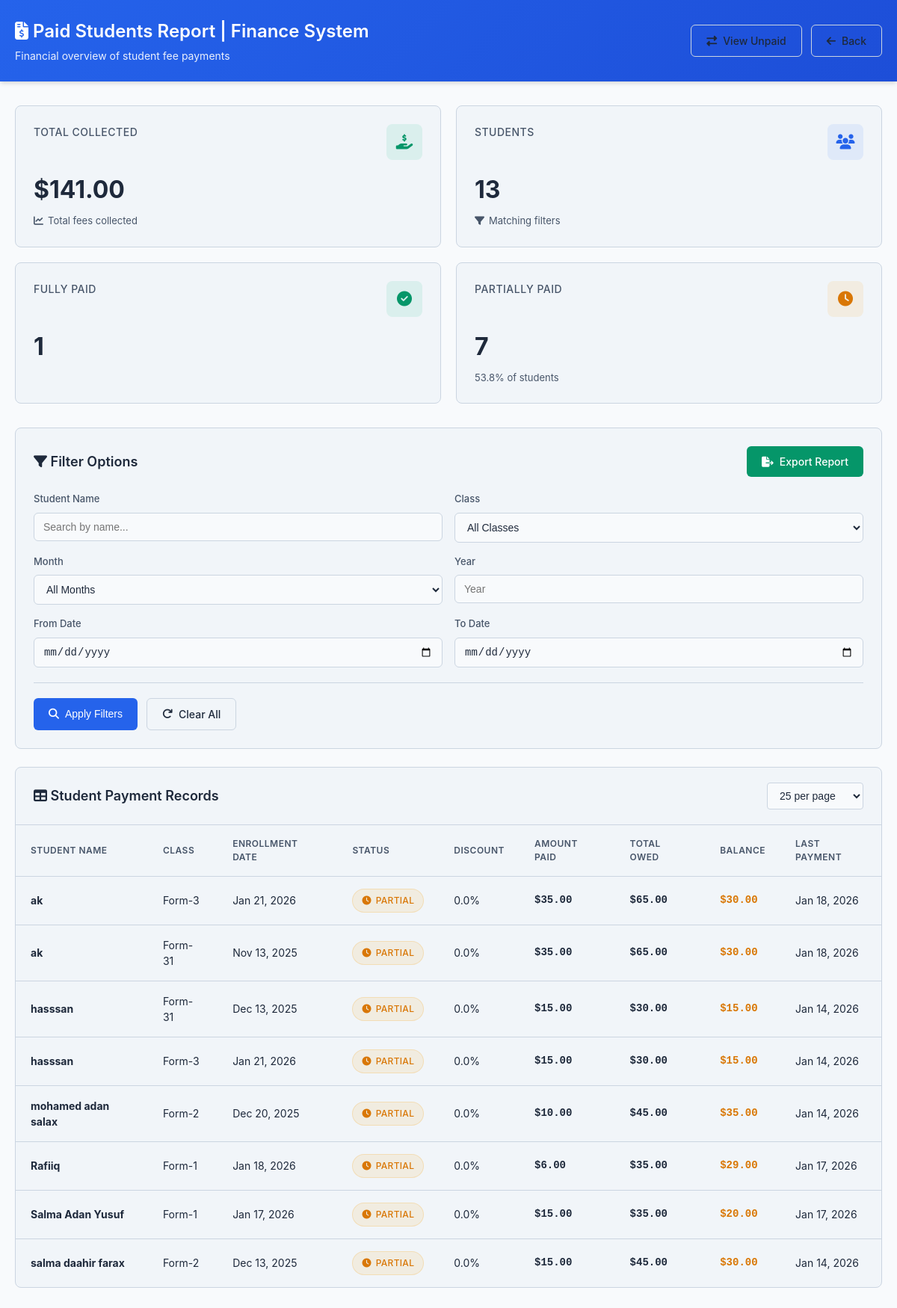
The app's page /views/admin/fees/paid_fees.php (signed in) with its own data.
### tables this page shows
CREATE TABLE `app_settings` (
  `id` int(11) NOT NULL,
  `app_name` varchar(150) DEFAULT 'Admin Panel',
  `logo_path` varchar(255) DEFAULT NULL,
  `show_type` enum('text','logo') DEFAULT 'text',
  `updated_at` timestamp NOT NULL DEFAULT current_timestamp() ON UPDATE current_timestamp(),
  `language_id` int(11) DEFAULT 1
);

CREATE TABLE `students` (
  `id` int(11) NOT NULL,
  `name` varchar(244) NOT NULL,
  `admission_date` date DEFAULT NULL,
  `dob` date DEFAULT NULL,
  `gender` enum('male','female') DEFAULT 'male',
  `address` text DEFAULT NULL,
  `guardian_name` varchar(200) DEFAULT NULL,
  `guardian_phone` varchar(50) DEFAULT NULL,
  `guardian_email` varchar(150) DEFAULT NULL,
  `created_at` timestamp NOT NULL DEFAULT current_timestamp()
);

CREATE TABLE `classes` (
  `id` int(11) NOT NULL,
  `name` varchar(150) NOT NULL,
  `created_at` timestamp NOT NULL DEFAULT current_timestamp(),
  `section_id` int(11) DEFAULT NULL
);

### views/admin/fees/paid_fees.php (the view, shortened to what this page needs)
<?php
require_once __DIR__ . '/../../../config/db.php';
$settings = $conn->query("SELECT language_id FROM app_settings ORDER BY id DESC LIMIT 1")->fetch_assoc();
$currentLangId = $settings['language_id'] ?? 1;
function t($key, $replacements = []) {
    global $translations, $currentLangId;
    $text = $translations[$currentLangId][$key] ?? $key;
    return $text;
}
$allowedLimits = [20, 25, 30, 50, 70, 100];
$perPage = isset($_GET['limit']) && in_array((int)$_GET['limit'], $allowedLimits)
    ? (int)$_GET['limit']
    : 25;
$page = isset($_GET['page']) && (int)$_GET['page'] > 0
    ? (int)$_GET['page']
    : 1;
$offset = ($page - 1) * $perPage;
$filterYear  = isset($_GET['year'])  ? (int)$_GET['year']  : '';
$searchName  = trim($_GET['search'] ?? '');
$defaultClassFees = [
    5 => 10,
    'default' => 15
];
$where = [];
$whereSql = $where ? 'WHERE ' . implode(' AND ', $where) : '';
$students = $conn->query("
    SELECT DISTINCT s.id student_id, s.name student_name,
           c.id class_id, c.name class_name,
           cs.created_at enrolled_at
    FROM students s
    JOIN class_students cs ON cs.student_id = s.id
    JOIN classes c ON c.id = cs.class_id
    $whereSql
    ORDER BY s.name ASC
    LIMIT $perPage OFFSET $offset
");
$studentFeesRes = $conn->query("
    SELECT student_id, SUM(paid_amount) as total_paid, MAX(created_at) as last_payment_date
    FROM student_fees
    GROUP BY student_id
    ORDER BY last_payment_date DESC
");
$studentTotalPayments = [];
$lastPaymentDates = [];
while ($sf = $studentFeesRes->fetch_assoc()) {
    $studentTotalPayments[$sf['student_id']] = (float)$sf['total_paid'];
    $lastPaymentDates[$sf['student_id']] = $sf['last_payment_date'];
}
$studentDiscounts = [];
$studentsData = [];
if ($students && $students->num_rows > 0) {
    while ($s = $students->fetch_assoc()) {
        $studentsData[] = $s;
    }
}
$totalPaidMoney = 0;
$totalFullyPaid = 0;
$totalPartiallyPaid = 0;
$studentCalculations = [];
if (!empty($studentsData)) {
    foreach ($studentsData as $s) {
        $studentId = $s['student_id'];
        $totalPaid = $studentTotalPayments[$studentId] ?? 0;
        if ($totalPaid > 0) {
            $start = new DateTime(date('Y-m-01', strtotime($s['enrolled_at'])));
            $today = new DateTime(date('Y-m-01'));
            $cursor = clone $start;
            $totalOwed = 0;
            while ($cursor <= $today) {
                $month = (int)$cursor->format('m');
                $year = (int)$cursor->format('Y');
                $fee = $conn->query("
                    SELECT id, amount FROM class_fees
                    WHERE class_id = {$s['class_id']}
                    AND month = $month AND year = $year
                    LIMIT 1
                ")->fetch_assoc();
                $feeAmount = $fee['amount'] ?? ($defaultClassFees[$s['class_id']] ?? $defaultClassFees['default']);
                $discountPercentage = $studentDiscounts[$studentId] ?? 0;
                $finalAmount = $feeAmount - ($feeAmount * $discountPercentage / 100);
                $totalOwed += $finalAmount;
                $cursor->modify('+1 month');
            }
            $studentCalculations[$studentId] = [
                'total_paid' => $totalPaid,
                'total_owed' => $totalOwed,
                'discount' => $studentDiscounts[$studentId] ?? 0,
                'last_payment' => $lastPaymentDates[$studentId] ?? null,
                'status' => $totalPaid >= $totalOwed ? 'paid' : 'partial'
            ];
            $totalPaidMoney += min($totalPaid, $totalOwed);
            if ($studentCalculations[$studentId]['status'] === 'paid') {
                $totalFullyPaid++;
            } else {
                $totalPartiallyPaid++;
            }
        }
    }
}
$filteredTotalQuery = "
    SELECT COUNT(DISTINCT s.id) as filtered_total
    FROM students s
    JOIN class_students cs ON cs.student_id = s.id
    JOIN classes c ON c.id = cs.class_id
    $whereSql
";
$filteredTotalRes = $conn->query($filteredTotalQuery);
$filteredTotalStudents = $filteredTotalRes ? (int)$filteredTotalRes->fetch_assoc()['filtered_total'] : 0;
?>
<!DOCTYPE html>
<html lang="<?= $currentLangId == 2 ? 'ar' : 'en' ?>"
      dir="<?= $currentLangId == 2 ? 'rtl' : 'ltr' ?>">
<head>
    <link rel="stylesheet" href="https://cdnjs.cloudflare.com/ajax/libs/font-awesome/6.4.0/css/all.min.css">
</head>
<body>
    <header class="app-header">
        <div class="container">
            <div class="header-content">
                <div class="page-title">
                    <h1><i class="fas fa-file-invoice-dollar"></i> <?= t('page_title') ?></h1>
                    <p><?= t('page_subtitle') ?></p>
                </div>
                <div class="header-actions">
                    <a href="not_paid.php" class="btn btn-secondary">
                        <i class="fas fa-exchange-alt"></i> <?= t('view_unpaid') ?>
                    </a>
                    <a href="fees.php" class="btn btn-secondary">
                        <i class="fas fa-arrow-left"></i> <?= t('back') ?>
                    </a>
                </div>
            </div>
        </div>
    </header>
    <main class="container">
        <div class="stats-container">
            <div class="stat-card">
                <div class="stat-header">
                    <div class="stat-title"><?= t('total_collected') ?></div>
                    <div class="stat-icon green">
                        <i class="fas fa-hand-holding-usd"></i>
                    </div>
                </div>
                <div class="stat-value">$<?= number_format($totalPaidMoney, 2) ?></div>
                <div class="stat-subtext">
                    <i class="fas fa-chart-line"></i> <?= t('total_fees_collected') ?>
                </div>
            </div>
            <div class="stat-card">
                <div class="stat-header">
                    <div class="stat-title"><?= t('students') ?></div>
                    <div class="stat-icon blue">
                        <i class="fas fa-users"></i>
                    </div>
                </div>
                <div class="stat-value"><?= $filteredTotalStudents ?></div>
                <div class="stat-subtext">
                    <i class="fas fa-filter"></i> <?= t('matching_filters') ?>
                </div>
            </div>
            <div class="stat-card">
                <div class="stat-header">
                    <div class="stat-title"><?= t('fully_paid') ?></div>
                    <div class="stat-icon green">
                        <i class="fas fa-check-circle"></i>
                    </div>
                </div>
                <div class="stat-value"><?= $totalFullyPaid ?></div>
                <div class="stat-subtext">
                </div>
            </div>
            <div class="stat-card">
                <div class="stat-header">
                    <div class="stat-title"><?= t('partially_paid') ?></div>
                    <div class="stat-icon orange">
                        <i class="fas fa-clock"></i>
                    </div>
                </div>
                <div class="stat-value"><?= $totalPartiallyPaid ?></div>
                <div class="stat-subtext">
                    <?= $filteredTotalStudents > 0 ? number_format(($totalPartiallyPaid / $filteredTotalStudents * 100), 1) : '0' ?>% <?= t('of_students') ?>
                </div>
            </div>
        </div>
        <section class="filters-panel">
            <div class="filters-header">
                <h2><i class="fas fa-filter"></i> <?= t('filter_options') ?></h2>
              <a href="paid_fees_report.php?<?= http_build_query($_GET) ?>"
   class="btn btn-success"
   target="_blank">
    <i class="fas fa-file-export"></i> <?= t('export_report') ?>
</a>
            </div>
            <form method="GET" class="filters-form">
                <div class="filters-grid">
                    <div class="filter-group">
                        <label class="filter-label"><?= t('student_name') ?></label>
                        <input type="text" name="search" placeholder="<?= t('search_by_name') ?>"
                               value="<?= htmlspecialchars($searchName) ?>" class="filter-input">
                    </div>
                    <div class="filter-group">
                        <label class="filter-label"><?= t('class') ?></label>
                        <select name="class" class="filter-input">
                            <option value=""><?= t('all_classes') ?></option>
                        </select>
                    </div>
                    <div class="filter-group">
                        <label class="filter-label"><?= t('month') ?></label>
                        <select name="month" class="filter-input">
                            <option value=""><?= t('all_months') ?></option>
                        </select>
                    </div>
                    <div class="filter-group">
                        <label class="filter-label"><?= t('year') ?></label>
                        <input type="number" name="year" placeholder="<?= t('year') ?>"
                               value="<?= $filterYear ?: '' ?>" class="filter-input" min="2000" max="2030">
                    </div>
                    <div class="filter-group">
                            <label class="filter-label"><?= t('from_date') ?></label>
                            <input type="date" name="start_date"
                                value="<?= htmlspecialchars($_GET['start_date'] ?? '') ?>"
                                class="filter-input">
                        </div>
                        <div class="filter-group">
                            <label class="filter-label"><?= t('to_date') ?></label>
                            <input type="date" name="end_date"
                                value="<?= htmlspecialchars($_GET['end_date'] ?? '') ?>"
                                class="filter-input">
                        </div>
                </div>
                <div class="filters-actions">
                    <button type="submit" class="btn btn-primary">
                        <i class="fas fa-search"></i> <?= t('apply_filters') ?>
                    </button>
                    <a href="paid_fees.php" class="btn btn-secondary">
                        <i class="fas fa-redo"></i> <?= t('clear_all') ?>
                    </a>
                </div>
            </form>
        </section>
        <section class="data-table-container">
            <div class="table-header">
                <h2><i class="fas fa-table"></i> <?= t('student_payment_records') ?></h2>
                <div class="table-controls">
                    <form method="GET" class="rows-form">
                        <select name="limit" onchange="this.form.submit()">
                            <?php foreach ([25, 50, 100] as $l): ?>
                                <option value="<?= $l ?>" <?= $l==$perPage?'selected':'' ?>>
                                    <?= $l ?> <?= t('per_page') ?>
                                </option>
                            <?php endforeach; ?>
                        </select>
                    </form>
                </div>
            </div>
            <div class="table-wrapper">
                <table class="data-table">
                    <thead>
                        <tr>
                            <th><?= t('student_name') ?></th>
                            <th><?= t('class') ?></th>
                            <th><?= t('enrollment_date') ?></th>
                            <th><?= t('status') ?></th>
                            <th><?= t('discount') ?></th>
                            <th><?= t('amount_paid') ?></th>
                            <th><?= t('total_owed') ?></th>
                            <th><?= t('balance') ?></th>
                            <th><?= t('last_payment') ?></th>
                        </tr>
                    </thead>
                    <tbody>
                        <?php if (!empty($studentsData)): ?>
                            <?php foreach ($studentsData as $s): ?>
                                <?php
                                $studentId = $s['student_id'];
                                if (isset($studentCalculations[$studentId])):
                                    $calc = $studentCalculations[$studentId];
                                    $balance = max(0, $calc['total_owed'] - $calc['total_paid']);
                                ?>
                                    <tr>
                                        <td><strong><?= htmlspecialchars($s['student_name']) ?></strong></td>
                                        <td><?= htmlspecialchars($s['class_name']) ?></td>
                                        <td><?= date('M d, Y', strtotime($s['enrolled_at'])) ?></td>
                                        <td>
                                            <span class="status-badge status-<?= $calc['status'] ?>">
                                                <i class="fas fa-<?= $calc['status'] === 'paid' ? 'check' : 'clock' ?>"></i>
                                                <?= $calc['status'] === 'paid' ? t('paid') : t('partial') ?>
                                            </span>
                                        </td>
                                        <td><?= number_format($calc['discount'], 1) ?>%</td>
                                        <td class="amount-cell amount-paid">$<?= number_format($calc['total_paid'], 2) ?></td>
                                        <td class="amount-cell amount-total">$<?= number_format($calc['total_owed'], 2) ?></td>
                                        <td class="amount-cell" style="color: <?= $balance > 0 ? 'var(--warning)' : 'var(--success)' ?>">
                                            $<?= number_format($balance, 2) ?>
                                        </td>
                                        <td class="payment-date">
                                            <?= $calc['last_payment'] ? date('M d, Y', strtotime($calc['last_payment'])) : t('no_payments') ?>
                                        </td>
                                    </tr>
                                <?php endif; ?>
                            <?php endforeach; ?>
                        <?php endif; ?>
                    </tbody>
                </table>
            </div>
        </section>
    </main>
</body>
</html>

### records on screen
app_settings: language "Paid Students Report | Finance System", language "Financial overview of student fee payments", language "View Unpaid", language "Back", language "TOTAL COLLECTED", language "Total fees collected", language "STUDENTS", language "Matching filters", language "FULLY PAID", language "PARTIALLY PAID", language "of students", language "Filter Options", language "Export Report", language "Student Name", search "Search by name...", language "Class", class "All Classes", language "Month", month "All Months", language "Year", year "Year", language "From Date", language "To Date", language "Apply Filters", language "Clear All", language "Student Payment Records", language "STUDENT NAME", language "CLASS", language "ENROLLMENT DATE", language "STATUS", language "DISCOUNT", language "AMOUNT PAID", language "TOTAL OWED", language "BALANCE", language "LAST PAYMENT", language "PARTIAL"
students: name "ak", classes.name "Form-3", enrolled_at "Jan 21, 2026", id "0.0", id "35.00", id "65.00", id "30.00", id "Jan 18, 2026", classes.name "Form-31", enrolled_at "Nov 13, 2025"
students: name "hasssan", classes.name "Form-31", enrolled_at "Dec 13, 2025", id "0.0", id "15.00", id "30.00", id "Jan 14, 2026", classes.name "Form-3", enrolled_at "Jan 21, 2026"
students: name "mohamed adan salax", classes.name "Form-2", enrolled_at "Dec 20, 2025", id "0.0", id "10.00", id "45.00", id "35.00", id "Jan 14, 2026"
students: name "Rafiiq", classes.name "Form-1", enrolled_at "Jan 18, 2026", id "0.0", id "6.00", id "35.00", id "29.00", id "Jan 17, 2026"
students: name "Salma Adan Yusuf", classes.name "Form-1", enrolled_at "Jan 17, 2026", id "0.0", id "15.00", id "35.00", id "20.00", id "Jan 17, 2026"
students: name "salma daahir farax", classes.name "Form-2", enrolled_at "Dec 13, 2025", id "0.0", id "15.00", id "45.00", id "30.00", id "Jan 14, 2026"

### other values on screen
$totalPaidMoney "141.00"
$filteredTotalStudents "13"
$totalFullyPaid "1"
$totalPartiallyPaid "7"
$totalPartiallyPaid / $filteredTotalStudents * 100 "53.8"
form field limit "25 per page"
